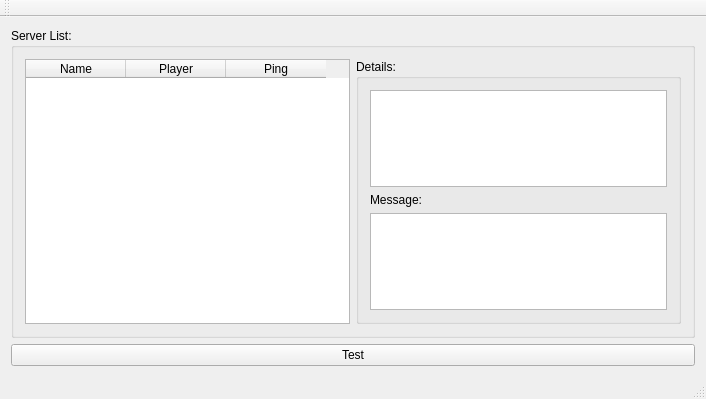
<?xml version="1.0" encoding="UTF-8"?>
<ui version="4.0">
 <class>OpenGMPFrmMain</class>
 <widget class="QMainWindow" name="OpenGMPFrmMain">
  <property name="geometry">
   <rect>
    <x>0</x>
    <y>0</y>
    <width>706</width>
    <height>399</height>
   </rect>
  </property>
  <property name="windowTitle">
   <string>OpenGMP</string>
  </property>
  <widget class="QWidget" name="centralWidget">
   <layout class="QVBoxLayout" name="verticalLayout_2">
    <item>
     <widget class="QGroupBox" name="gbxServerList">
      <property name="title">
       <string>Server List:</string>
      </property>
      <layout class="QHBoxLayout" name="horizontalLayout">
       <item>
        <widget class="QTableWidget" name="tableWidget">
         <column>
          <property name="text">
           <string>Name</string>
          </property>
         </column>
         <column>
          <property name="text">
           <string>Player</string>
          </property>
         </column>
         <column>
          <property name="text">
           <string>Ping</string>
          </property>
         </column>
        </widget>
       </item>
       <item>
        <widget class="QGroupBox" name="gbxDetails">
         <property name="title">
          <string>Details:</string>
         </property>
         <layout class="QVBoxLayout" name="verticalLayout">
          <item>
           <widget class="QGraphicsView" name="gvBanner"/>
          </item>
          <item>
           <widget class="QLabel" name="lblMessage">
            <property name="text">
             <string>Message:</string>
            </property>
           </widget>
          </item>
          <item>
           <widget class="QTextEdit" name="txtMotd">
            <property name="readOnly">
             <bool>true</bool>
            </property>
           </widget>
          </item>
         </layout>
        </widget>
       </item>
      </layout>
     </widget>
    </item>
    <item>
     <widget class="QPushButton" name="btnTest">
      <property name="text">
       <string>Test</string>
      </property>
     </widget>
    </item>
   </layout>
  </widget>
  <widget class="QMenuBar" name="menuBar">
   <property name="geometry">
    <rect>
     <x>0</x>
     <y>0</y>
     <width>706</width>
     <height>21</height>
    </rect>
   </property>
  </widget>
  <widget class="QToolBar" name="mainToolBar">
   <attribute name="toolBarArea">
    <enum>TopToolBarArea</enum>
   </attribute>
   <attribute name="toolBarBreak">
    <bool>false</bool>
   </attribute>
  </widget>
  <widget class="QStatusBar" name="statusBar"/>
 </widget>
 <layoutdefault spacing="6" margin="11"/>
 <resources/>
 <connections/>
</ui>
